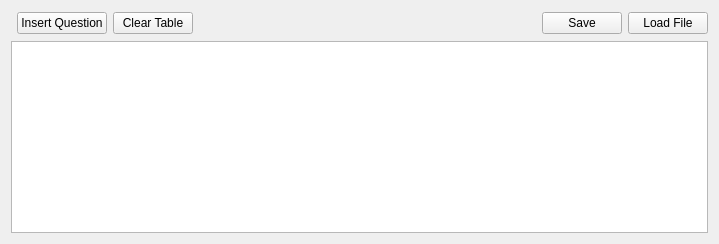
          <widget class="QWidget" name="questions_tab">
           <attribute name="title">
            <string>Default Questions</string>
           </attribute>
           <layout class="QGridLayout" name="gridLayout_10">
            <item row="0" column="1">
             <widget class="QPushButton" name="insertQuestion_Button">
              <property name="text">
               <string>Insert Question</string>
              </property>
             </widget>
            </item>
            <item row="0" column="2">
             <widget class="QPushButton" name="clearQuestions_Button">
              <property name="text">
               <string>Clear Table</string>
              </property>
             </widget>
            </item>
            <item row="0" column="3">
             <spacer name="horizontalSpacer_2">
              <property name="orientation">
               <enum>Qt::Horizontal</enum>
              </property>
              <property name="sizeHint" stdset="0">
               <size>
                <width>337</width>
                <height>24</height>
               </size>
              </property>
             </spacer>
            </item>
            <item row="0" column="4">
             <widget class="QPushButton" name="saveQuestions_Button">
              <property name="text">
               <string>Save</string>
              </property>
             </widget>
            </item>
            <item row="0" column="5">
             <widget class="QPushButton" name="loadQuestions_Button">
              <property name="text">
               <string>Load File</string>
              </property>
             </widget>
            </item>
            <item row="1" column="0" colspan="6">
             <widget class="QTableWidget" name="sysQuestionsTable">
              <attribute name="horizontalHeaderVisible">
               <bool>false</bool>
              </attribute>
              <attribute name="horizontalHeaderCascadingSectionResizes">
               <bool>false</bool>
              </attribute>
              <attribute name="horizontalHeaderDefaultSectionSize">
               <number>100</number>
              </attribute>
              <attribute name="horizontalHeaderHighlightSections">
               <bool>true</bool>
              </attribute>
              <attribute name="horizontalHeaderShowSortIndicator" stdset="0">
               <bool>true</bool>
              </attribute>
              <attribute name="verticalHeaderVisible">
               <bool>false</bool>
              </attribute>
              <attribute name="verticalHeaderDefaultSectionSize">
               <number>100</number>
              </attribute>
              <attribute name="verticalHeaderMinimumSectionSize">
               <number>200</number>
              </attribute>
              <attribute name="verticalHeaderShowSortIndicator" stdset="0">
               <bool>true</bool>
              </attribute>
              <attribute name="verticalHeaderStretchLastSection">
               <bool>true</bool>
              </attribute>
              <column>
               <property name="text">
                <string>Questions</string>
               </property>
              </column>
              <column>
               <property name="text">
                <string>Answers</string>
               </property>
              </column>
             </widget>
            </item>
           </layout>
          </widget>
